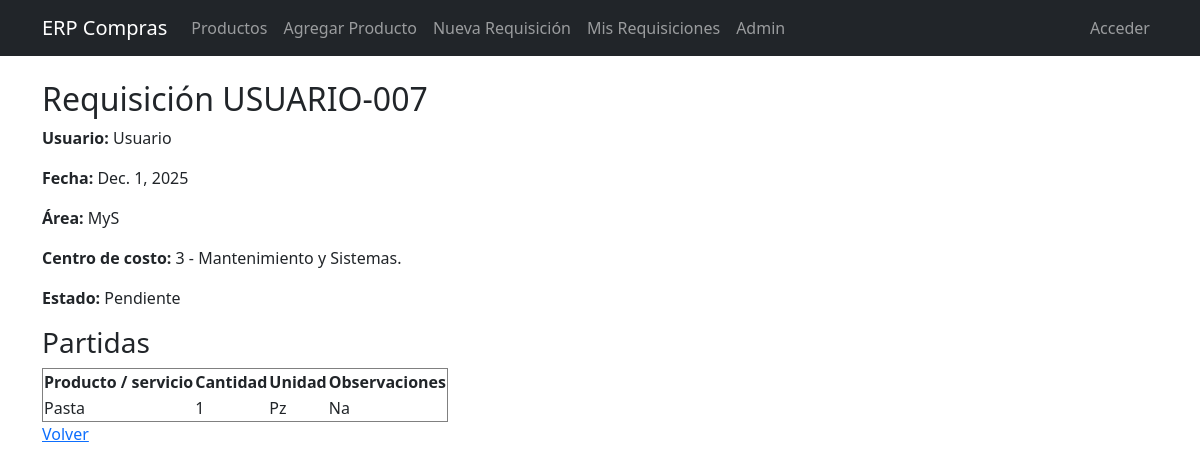
/compras/requisiciones/detalle/7/ (signed in), run on the app's committed database.
### compras/models.py (models this page shows, shortened)
class Requisicion(models.Model):
    ESTADOS = [
        ("PENDIENTE", "Pendiente"),
        ("APROBADA", "Aprobada"),
        ("RECHAZADA", "Rechazada"),
    ]
    usuario = models.ForeignKey(User, on_delete=models.CASCADE)
    fecha = models.DateField(auto_now_add=True)
    descripcion = models.CharField(max_length=200, blank=True)
    area = models.CharField(max_length=100)
    centro_costo = models.ForeignKey(CentroCosto, on_delete=models.CASCADE, null=True, blank=True)
    consecutivo = models.CharField(max_length=50, blank=True)
    estado = models.CharField(max_length=10, choices=ESTADOS, default="PENDIENTE")
    fecha_autorizacion = models.DateField(blank=True, null=True)

class CentroCosto(models.Model):
    nombre = models.CharField(max_length=100)
    def __str__(self):
        return self.nombre

class DetalleRequisicion(models.Model):
    requisicion = models.ForeignKey(Requisicion, on_delete=models.CASCADE, related_name="detalles")
    producto = models.ForeignKey(Producto, on_delete=models.CASCADE, null=True, blank=True)
    cantidad = models.PositiveIntegerField()
    unidad = models.CharField(max_length=20)
    observaciones = models.CharField(max_length=200, blank=True)

class Producto(models.Model):
    nombre = models.CharField(max_length=100)
    sku = models.CharField(max_length=50)
    cantidad = models.IntegerField()
    descripcion = models.TextField(blank=True)
    precio = models.DecimalField(max_digits=10, decimal_places=2)
    def __str__(self):
        return self.nombre

### compras/views.py (the view)
# urls.py: path('requisiciones/detalle/<int:id>/', views.detalle_requisicion, name='detalle_requisicion'),
@login_required
def detalle_requisicion(request, id):
    requisicion = get_object_or_404(Requisicion, id=id)
    detalles = requisicion.detalles.all()  # related_name="detalles"
    return render(request, 'compras/detalle_requisicion.html', {
        'requisicion': requisicion,
        'detalles': detalles,
    })

### compras/templates/compras/detalle_requisicion.html (shortened to what this page needs)
{% extends "compras/base.html" %}
{% block content %}
<h2>Requisición {{ requisicion.consecutivo }}</h2>
<p><strong>Usuario:</strong> {{ requisicion.usuario.username }}</p>
<p><strong>Fecha:</strong> {{ requisicion.fecha }}</p>
<p><strong>Área:</strong> {{ requisicion.area }}</p>
<p><strong>Centro de costo:</strong> {{ requisicion.centro_costo }}</p>
<p><strong>Estado:</strong> {{ requisicion.get_estado_display }}</p>
<h3>Partidas</h3>
<table border="1">
    <tr>
        <th>Producto / servicio</th>
        <th>Cantidad</th>
        <th>Unidad</th>
        <th>Observaciones</th>
    </tr>
    {% for d in detalles %}
    <tr>
        <td>{{ d.producto }}</td>
        <td>{{ d.cantidad }}</td>
        <td>{{ d.unidad }}</td>
        <td>{{ d.observaciones }}</td>
    </tr>
    {% empty %}
    <tr>
        <td colspan="4">Sin partidas capturadas.</td>
    </tr>
    {% endfor %}
</table>
<a href="{% url 'mis_requisiciones' %}">Volver</a>
{% endblock %}

### data on the page
Requisicion: consecutivo "USUARIO-007", usuario.username "Usuario", fecha "Dec. 1, 2025", area "MyS", centro_costo "3 - Mantenimiento y Sistemas.", estado "Pendiente"
DetalleRequisicion: producto "Pasta", cantidad "1", unidad "Pz", observaciones "Na"
